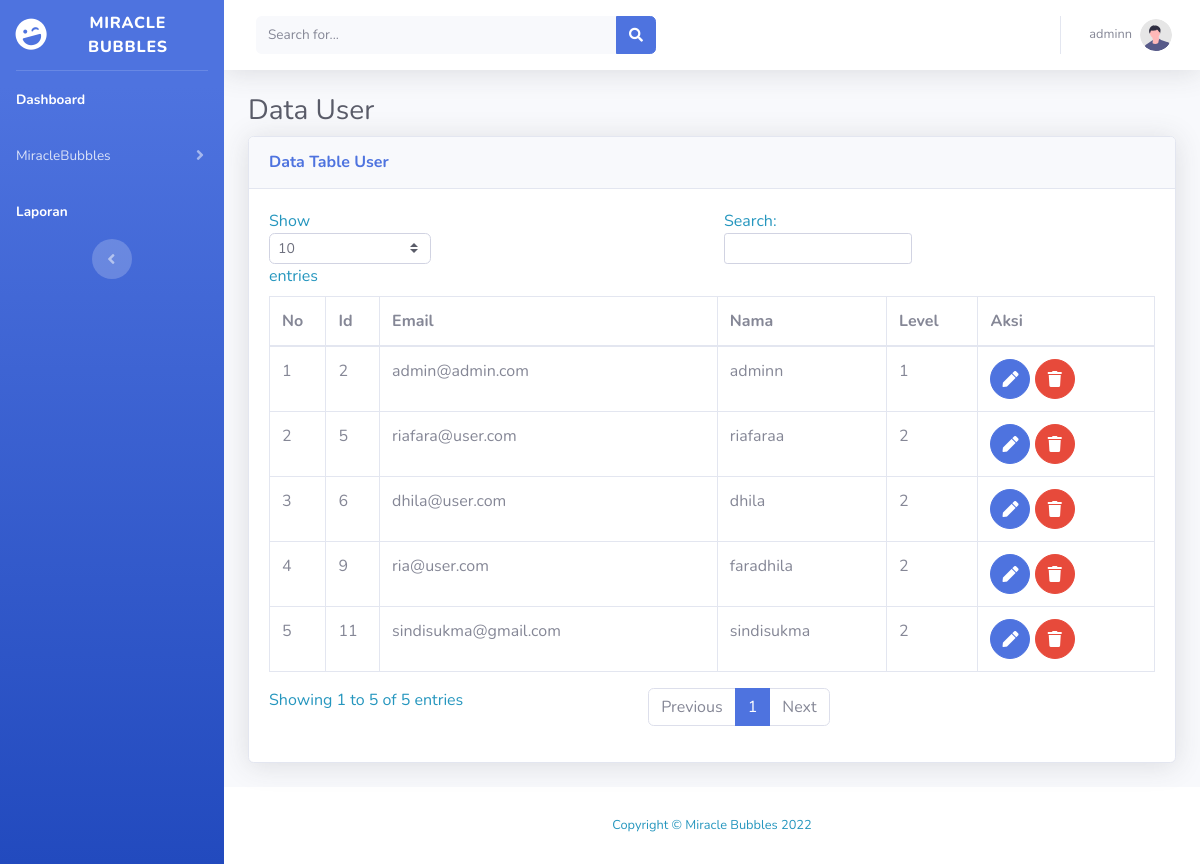
/tables.php (signed in), run on the app's committed database.
### tables this page shows
CREATE TABLE `user_detail` (
  `id` int NOT NULL,
  `user_email` varchar(50) NOT NULL,
  `user_password` varchar(50) NOT NULL,
  `user_fullname` varchar(100) NOT NULL,
  `level` tinyint NOT NULL
);

### tables.php (the view, shortened to what this page needs)
<?php
require("koneksi.php");
$sesName = $_SESSION['name'];
$sesLvl = $_SESSION['level'];
?>
<!DOCTYPE html>
<html lang="en">
<head>
    <link href="vendor/fontawesome-free/css/all.min.css" rel="stylesheet" type="text/css">
    <link href="css/sb-admin-2.min.css" rel="stylesheet">
</head>
<body id="page-top">
    <div id="wrapper">
        <ul class="navbar-nav bg-gradient-primary sidebar sidebar-dark accordion" id="accordionSidebar">
            <a class="sidebar-brand d-flex align-items-center justify-content-center" href="index.php">
                <div class="sidebar-brand-icon rotate-n-15">
                    <i class="fas fa-laugh-wink"></i>
                </div>
                <div class="sidebar-brand-text mx-3"> MIRACLE BUBBLES </div>
            </a>
            <hr class="sidebar-divider my-0">
            <li class="nav-item active">
                <a class="nav-link" href="index.php">
                    <span>Dashboard</span></a>
            </li>
            <li class="nav-item">
                <a class="nav-link collapsed" href="#" data-toggle="collapse" data-target="#collapseTwo"
                    aria-expanded="true" aria-controls="collapseTwo">
                    <span>MiracleBubbles</span>
                </a>
            <li class="nav-item active">
                <a class="nav-link" href="index.php">
                    <span>Laporan</span></a>
            </li>
            <div class="text-center d-none d-md-inline">
                <button class="rounded-circle border-0" id="sidebarToggle"></button>
            </div>
        </ul>
        <div id="content-wrapper" class="d-flex flex-column">
            <div id="content">
                <nav class="navbar navbar-expand navbar-light bg-white topbar mb-4 static-top shadow">
                    <form
                        class="d-none d-sm-inline-block form-inline mr-auto ml-md-3 my-2 my-md-0 mw-100 navbar-search">
                        <div class="input-group">
                            <input type="text" class="form-control bg-light border-0 small" placeholder="Search for..."
                                aria-label="Search" aria-describedby="basic-addon2">
                            <div class="input-group-append">
                                <button class="btn btn-primary" type="button">
                                    <i class="fas fa-search fa-sm"></i>
                                </button>
                            </div>
                        </div>
                    </form>
                    <ul class="navbar-nav ml-auto">
                        <li class="nav-item dropdown no-arrow">
                            <a class="nav-link dropdown-toggle" href="#" id="userDropdown" role="button"
                                data-toggle="dropdown" aria-haspopup="true" aria-expanded="false">
                                <span class="mr-2 d-none d-lg-inline text-gray-600 small"><?php echo $sesName; ?></span>
                                <img class="img-profile rounded-circle"
                                    src="img/undraw_profile.svg">
                            </a>
                        </li>
                    </ul>
                </nav>
                <div class="container-fluid">
                    <h1 class="h3 mb-2 text-gray-800">Data User</h1>
                    <div class="card shadow mb-4">
                        <div class="card-header py-3">
                            <h6 class="m-0 font-weight-bold text-primary">Data Table User</h6>
                        </div>
                        <div class="card-body">
                            <div class="table-responsive">
                                <table class="table table-bordered" id="dataTable" width="100%" cellspacing="0">
                                    <thead>
                                        <tr>
                                            <th>No</th>
                                            <th>Id</th>
                                            <th>Email</th>
                                            <th>Nama</th>
                                            <th>Level</th>
                                            <th>Aksi</th>
                                        </tr>
                                    </thead>
                                    <tbody>
                                        <?php
                                            $query = "SELECT * FROM user_detail";
                                            $result = mysqli_query($koneksi, $query);
                                            $no = 1;
                                            if ($sesLvl == 1) {
                                                $dis = "";
                                            }else{
                                                $dis = "disabled";
                                            }
                                            while ($row = mysqli_fetch_array($result)){
                                                $userId = $row['id'];
                                                $userMail = $row['user_email'];
                                                $userName = $row['user_fullname'];
                                                $userLevel = $row['level'];
                                        ?>
                                        <tr>
                                            <td><?php echo $no; ?></td>
                                            <td><?php echo $userId; ?></td>
                                            <td><?php echo $userMail; ?></td>
                                            <td><?php echo $userName; ?></td>
                                            <td><?php echo $userLevel; ?></td>
                                            <td>
                                            <a href="edit.php?id= <?php echo $row['id']; ?>" class="btn btn-primary btn-circle <?php echo $dis; ?>"><i class="fas fa-pen"></i></a>
                                            <a href="#" class="btn btn-danger btn-circle <?php echo $dis;?>"
                                            onClick="confirmModal('hapus.php?&id=<?php echo $row['id']; ?>');">
                                                <i class="fas fa-trash"></i>
                                            </a>
                                            </td>
                                        </tr>
                                        <?php
                                            $no++;
                                            }
                                        ?>
                                    </tbody>
                                </table>
                            </div>
                        </div>
                    </div>
                </div>
            </div>
            <footer class="sticky-footer bg-white">
                <div class="container my-auto">
                    <div class="copyright text-center my-auto">
                        <span>Copyright &copy; Miracle Bubbles 2022</span>
                    </div>
                </div>
            </footer>
        </div>
    </div>
</body>
</html>

### data on the page
user_detail: id "2", user_email "admin@admin.com", user_fullname "adminn", level "1"
user_detail: id "5", user_email "riafara@user.com", user_fullname "riafaraa", level "2"
user_detail: id "6", user_email "dhila@user.com", user_fullname "dhila", level "2"
user_detail: id "9", user_email "ria@user.com", user_fullname "faradhila", level "2"
user_detail: id "11", user_email "sindisukma@gmail.com", user_fullname "sindisukma", level "2"

### other printed values
$sesName "adminn"
